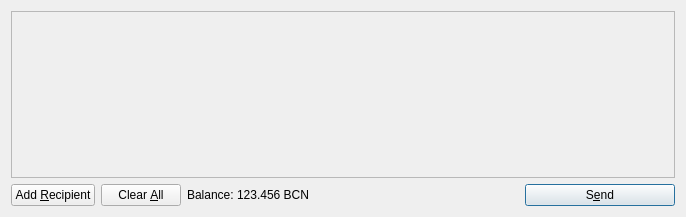
<?xml version="1.0" encoding="UTF-8"?>
<ui version="4.0">
 <class>SendCoinsDialog</class>
 <widget class="QDialog" name="SendCoinsDialog">
  <property name="geometry">
   <rect>
    <x>0</x>
    <y>0</y>
    <width>686</width>
    <height>217</height>
   </rect>
  </property>
  <property name="windowTitle">
   <string>Send Coins</string>
  </property>
  <layout class="QVBoxLayout" name="verticalLayout">
   <item>
    <widget class="QScrollArea" name="scrollArea">
     <property name="widgetResizable">
      <bool>true</bool>
     </property>
     <widget class="QWidget" name="scrollAreaWidgetContents">
      <property name="geometry">
       <rect>
        <x>0</x>
        <y>0</y>
        <width>666</width>
        <height>165</height>
       </rect>
      </property>
      <layout class="QVBoxLayout" name="verticalLayout_2">
       <property name="margin">
        <number>0</number>
       </property>
       <item>
        <layout class="QVBoxLayout" name="entries">
         <property name="spacing">
          <number>6</number>
         </property>
        </layout>
       </item>
       <item>
        <spacer name="verticalSpacer">
         <property name="orientation">
          <enum>Qt::Vertical</enum>
         </property>
         <property name="sizeHint" stdset="0">
          <size>
           <width>20</width>
           <height>40</height>
          </size>
         </property>
        </spacer>
       </item>
      </layout>
     </widget>
    </widget>
   </item>
   <item>
    <layout class="QHBoxLayout" name="horizontalLayout">
     <item>
      <widget class="QPushButton" name="addButton">
       <property name="toolTip">
        <string>Send to multiple recipients at once</string>
       </property>
       <property name="text">
        <string>Add &amp;Recipient</string>
       </property>
       <property name="icon">
        <iconset resource="../bitcoin.qrc">
         <normaloff>:/icons/add</normaloff>:/icons/add</iconset>
       </property>
       <property name="autoDefault">
        <bool>false</bool>
       </property>
      </widget>
     </item>
     <item>
      <widget class="QPushButton" name="clearButton">
       <property name="sizePolicy">
        <sizepolicy hsizetype="Minimum" vsizetype="Fixed">
         <horstretch>0</horstretch>
         <verstretch>0</verstretch>
        </sizepolicy>
       </property>
       <property name="toolTip">
        <string>Remove all transaction fields</string>
       </property>
       <property name="text">
        <string>Clear &amp;All</string>
       </property>
       <property name="icon">
        <iconset resource="../bitcoin.qrc">
         <normaloff>:/icons/remove</normaloff>:/icons/remove</iconset>
       </property>
       <property name="autoRepeatDelay">
        <number>300</number>
       </property>
       <property name="autoDefault">
        <bool>false</bool>
       </property>
      </widget>
     </item>
     <item>
      <layout class="QHBoxLayout" name="horizontalLayout_2">
       <property name="spacing">
        <number>3</number>
       </property>
       <item>
        <widget class="QLabel" name="label">
         <property name="text">
          <string>Balance:</string>
         </property>
        </widget>
       </item>
       <item>
        <widget class="QLabel" name="labelBalance">
         <property name="cursor">
          <cursorShape>IBeamCursor</cursorShape>
         </property>
         <property name="text">
          <string>123.456 BCN</string>
         </property>
         <property name="textInteractionFlags">
          <set>Qt::LinksAccessibleByMouse|Qt::TextSelectableByKeyboard|Qt::TextSelectableByMouse</set>
         </property>
        </widget>
       </item>
      </layout>
     </item>
     <item>
      <spacer name="horizontalSpacer">
       <property name="orientation">
        <enum>Qt::Horizontal</enum>
       </property>
       <property name="sizeHint" stdset="0">
        <size>
         <width>40</width>
         <height>20</height>
        </size>
       </property>
      </spacer>
     </item>
     <item>
      <widget class="QPushButton" name="sendButton">
       <property name="minimumSize">
        <size>
         <width>150</width>
         <height>0</height>
        </size>
       </property>
       <property name="toolTip">
        <string>Confirm the send action</string>
       </property>
       <property name="text">
        <string>S&amp;end</string>
       </property>
       <property name="icon">
        <iconset resource="../bitcoin.qrc">
         <normaloff>:/icons/send</normaloff>:/icons/send</iconset>
       </property>
       <property name="default">
        <bool>true</bool>
       </property>
      </widget>
     </item>
    </layout>
   </item>
  </layout>
 </widget>
 <resources>
  <include location="../bitcoin.qrc"/>
 </resources>
 <connections/>
</ui>
